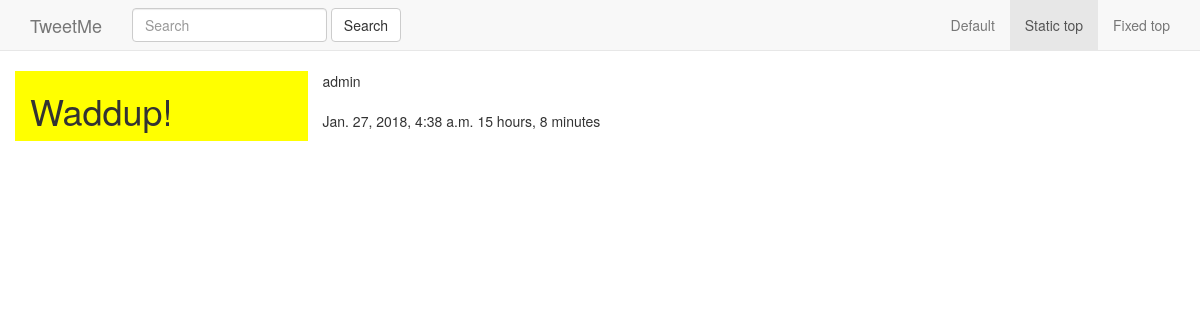
/tweet/1/, run on the app's committed database.
### tweets/models.py (models this page shows, shortened)
class Tweet(models.Model):
	user 			= models.ForeignKey(User)
	content 		= models.CharField(max_length=140, validators=[validate_content])
	updated 		= models.DateTimeField(auto_now=True)
	timestamp		= models.DateTimeField(auto_now_add=True)

### tweets/views.py (the view)
# urls.py: url(r'^(?P<pk>\d+)/$', TweetDetailView.as_view(), name='detail'),
class TweetDetailView(DetailView):
	queryset = Tweet.objects.all()

### tweets/templates/tweets/tweet_detail.html
{% extends 'base.html' %}
{% block content %}
<div class="row">
	<div class="col-sm-3 col-xs-12" style="background-color: yellow;">
		<h1>{{ object.content }}</h1>
	</div>
	<div class="col-sm-9">
		{{ object.user }}<br/><br/>
		{{ object.timestamp }} {{ object.updated|timesince }}
	</div>
</div>
{% endblock content %}

### data on the page
Tweet: content "Waddup!", user "admin", timestamp "Jan. 27, 2018, 4:38 a.m.", updated "15 hours, 8 minutes"
